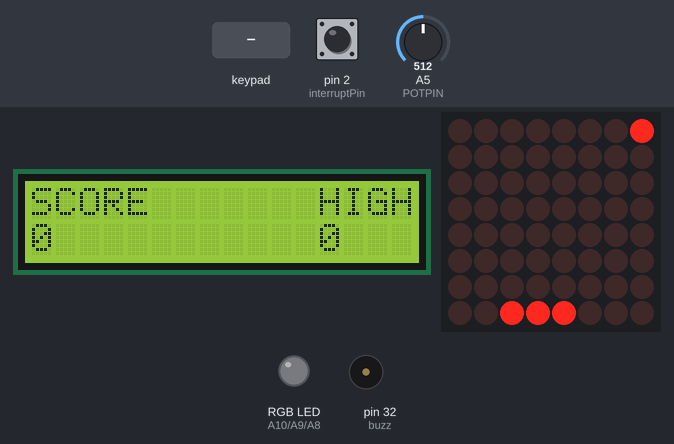
Bench run of a sketch on a simulated Arduino Mega 2560, built with avr-gcc and run on an emulated ATmega2560. On the bench: 16×2 character LCD, 8×8 LED matrix, an RGB LED mixed from three pins (HIGH = lit), buzzer (waves = sounding, pin HIGH). Dashed ring = blinking. The test bench sets the inputs (shaded band); at power-on: pin 2 (interruptPin) HIGH, A5 (POTPIN) = 512. Random numbers use the default seed unless the sketch sets one; what the sketch prints to the serial monitor is not drawn.

Above: at 1.2 s.
1.3 s: key '1' pressed
At 3.4 s:
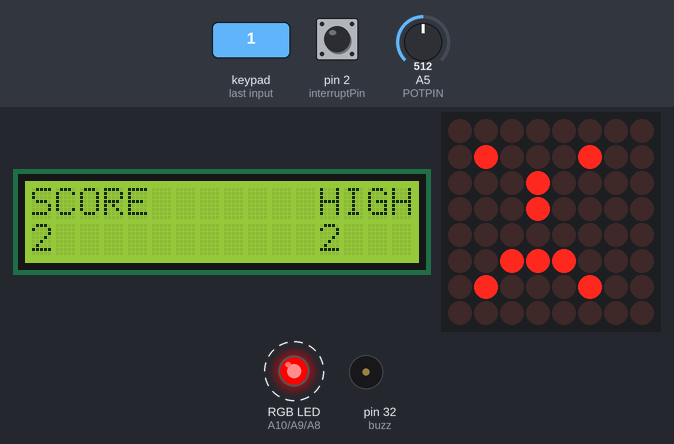
3.5 s: pin 2 (interruptPin) pulled LOW for 3.2 s
7.3 s: A5 (POTPIN) set to 416
10.3 s: A5 (POTPIN) set to 391
At 10.86 s:
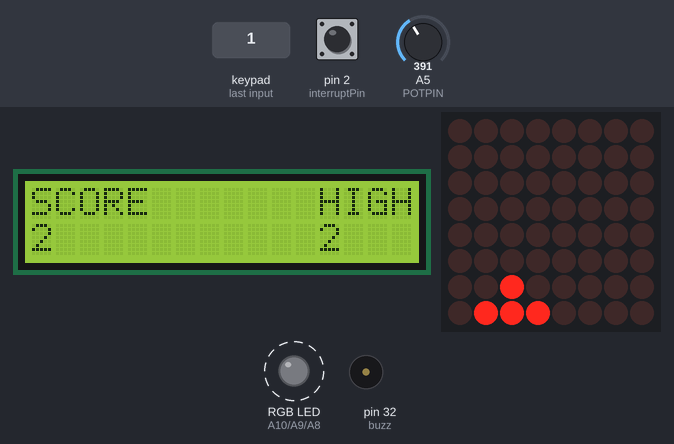
12.5 s: pin 2 (interruptPin) pulled LOW for 0.15 s
At 12.78 s:
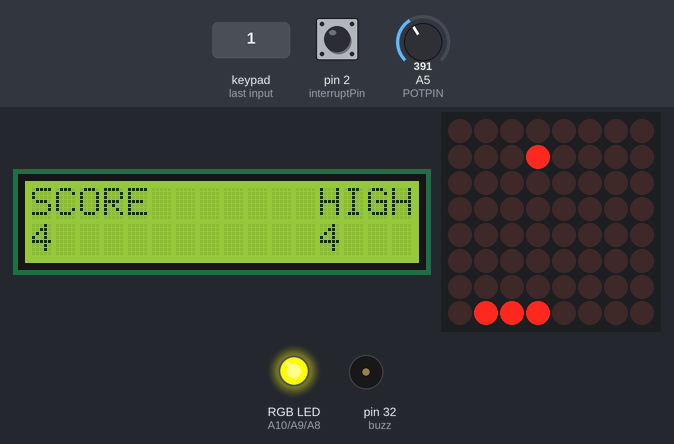
13.2 s: keypad keys 2 6 2 7 2 8 2 9 pressed 0.4 s apart
At 14.28 s:
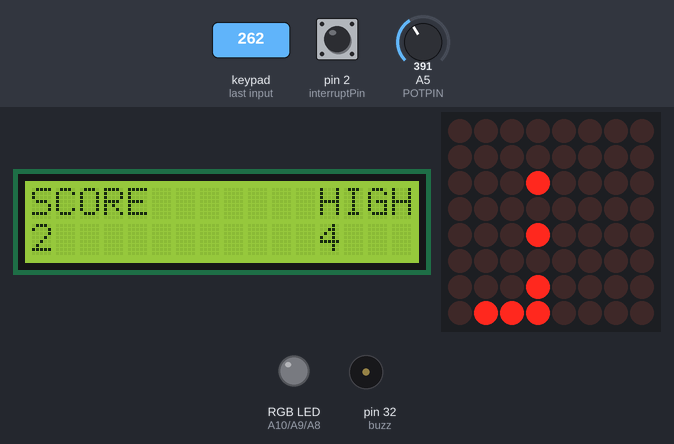
Timing chart, 0 to 48.3 s (numbered marks = the images above; inputs shaded):
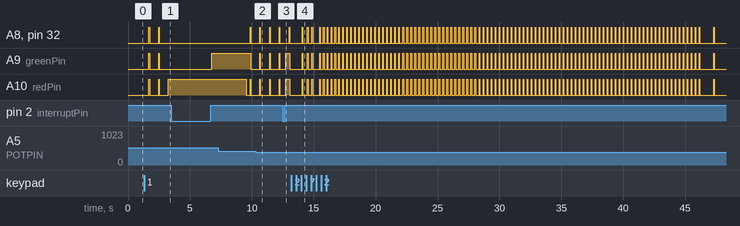

Measured:
- after the input at 1.3 s, A8 (bluePin), A9 (greenPin), pin 32 (buzz): alternates HIGH for 0.05 s and LOW for 0.74 s, starting after 0.39 s; A10 (redPin): alternates HIGH for 0.05 s and LOW for 0.72 s, starting after 0.39 s
- after the input at 3.5 s, A9 (greenPin): LOW → HIGH after 3.3 s
- after the input at 12.5 s, A8 (bluePin), pin 32 (buzz): LOW → HIGH after 0.53 s, → LOW 0.05 s later; A9 (greenPin): LOW → HIGH after 0.23 s, → LOW 0.35 s later

The sketch:

la_fin_pong.ino
```cpp
#include "LedControl.h" // Import the LedControl library for controlling the LED matrix display
#include "Timer.h" // Import the Timer library
#include <Keypad.h> // Import the Keypad library
#include <LiquidCrystal_I2C.h> // Import the LiquidCrystal_I2C library

#define POTPIN A5 // Define the pin for the potentiometer
#define PADSIZE 3 // Define the size of the pad
#define GAME_DELAY 10 // Define the game delay in milliseconds
#define BOUNCE_VERTICAL 1 // Define the vertical bounce direction
#define BOUNCE_HORIZONTAL -1 // Define the horizontal bounce direction
#define NEW_GAME_ANIMATION_SPEED 50 // Define the speed of the new game animation
#define HIT_NONE 0 // Define the hit status as none
#define HIT_CENTER 1 // Define the hit status as center
#define HIT_LEFT 2 // Define the hit status as left
#define HIT_RIGHT 3 // Define the hit status as right
//#define DEBUG 1 // Commented out line, when uncommented will allow debug output through Serial monitor

int buzz = 32; // Define the pin for the buzzer

// Create an instance of the LiquidCrystal_I2C class with the I2C address 0x27, 16 columns, and 2 rows
LiquidCrystal_I2C lcd(0x27, 16, 2);

// Define the interrupt pin
const byte interruptPin = 2;

int BALL_DELAY = 300; // Define the ball delay in milliseconds
int redPin = A10; // Define the red pin
int greenPin = A9; // Define the green pin
int bluePin = A8; // Define the blue pin
int score = 0; // Define the initial score as 0
int high = 0; // Define the initial high score as 0

const byte ROWS = 4; // Define the number of rows on the keypad
const byte COLS = 4; // Define the number of columns on the keypad

// Define a 4x4 keypad array
char keys[ROWS][COLS] = {
  {'1','2','3','A'},
  {'4','5','6','B'},
  {'7','8','9','C'},
  {'*','0','#','D'}
};

// Define an array of row pins for the keypad
byte rowPins[ROWS] = {26, 27, 28, 29};
// Define an array of column pins for the keypad
byte colPins[COLS] = {25, 24, 23, 22};
// Create an instance of the Keypad class with the keypad array, row pins, column pins, number of rows, and number of columns
Keypad keypad = Keypad(makeKeymap(keys), rowPins, colPins, ROWS, COLS);

// Define the byte arrays for the sad and smiley face sprites
byte sad[] = {
  B00000000,
  B01000100,
  B00010000,
  B00010000,
  B00000000,
  B00111000,
  B01000100,
  B00000000
};
byte smile[] = {
  B00000000,
  B01000100,
  B00010000,
  B00010000,
  B00010000,
  B01000100,
  B00111000,
  B00000000
};

// Create an instance of the Timer class
Timer timer;
LedControl lc = LedControl(12,11,10,1);   // creates an instance of the LedControl class with parameters for the DIN, CLK, and CS pins, as well as the number of LED matrix displays

byte direction;   // initializes a variable to store the direction of the ball movement, with 0 being north
int xball;   // initializes a variable to store the x-coordinate of the ball
int yball;   // initializes a variable to store the y-coordinate of the ball
int yball_prev;   // initializes a variable to store the previous y-coordinate of the ball
byte xpad;   // initializes a variable to store the x-coordinate of the pad
int ball_timer;   // initializes a variable to store the time since the ball was last moved

void setSprite(byte *sprite){   // defines a function that takes a pointer to an array of bytes as an argument
    for(int r = 0; r < 8; r++){   // iterates through the rows of the LED matrix
        lc.setRow(0, r, sprite[r]);   // sets the LEDs in the current row to the values specified in the sprite array
    }
}

void newGame() {   // defines a function to initialize a new game
    lc.clearDisplay(0);   // clears the LED matrix
    xball = random(1, 7);   // generates a random x-coordinate for the ball between 1 and 6
    yball = 1;   // sets the y-coordinate of the ball to 1
    direction = random(3, 6);   // generates a random direction for the ball between 3 and 5 (southward)
    for(int r = 0; r < 8; r++){   // iterates through the rows of the LED matrix
        for(int c = 0; c < 8; c++){   // iterates through the columns of the LED matrix
            lc.setLed(0, r, c, HIGH);   // sets the LED at the current row and column to "on"
            delay(NEW_GAME_ANIMATION_SPEED);   // pauses for a short duration to create an animation effect
        }
    }
    setSprite(smile);   // sets the sprite to a smiley face
    delay(1500);   // pauses for a short duration
    lc.clearDisplay(0);   // clears the LED matrix
}

void setPad() {   // defines a function to set the position of the pad based on an analog input
    xpad = map(analogRead(POTPIN), 0, 1020, 8 - PADSIZE, 0);   // maps the value of the analog input to a position on the LED matrix
}

void debug(const char* desc){   // defines a function to print debug information to the serial monitor
#ifdef DEBUG   // checks if the DEBUG macro is defined
    Serial.print(desc);   // prints the description of the debug information
    Serial.print(" XY: ");   // prints the x- and y-coordinates of the ball
    Serial.print(xball);
    Serial.print(", ");
    Serial.print(yball);
    Serial.print(" XPAD: ");   // prints the x-coordinate of the pad
    Serial.print(xpad);
    Serial.print(" DIR: ");   // prints the direction of the ball movement
    Serial.println(direction);
#endif
}

// Function to check if the ball has hit a wall and needs to bounce back
int checkBounce() {
    // If the ball is at any edge of the screen, set the bounce direction
    if(!xball || !yball || xball == 7 || yball == 6){
        // Set the bounce direction based on whether the ball hit a horizontal or vertical wall
        int bounce = (yball == 0 || yball == 6) ? BOUNCE_HORIZONTAL : BOUNCE_VERTICAL;
#ifdef DEBUG
        // Print debug information if DEBUG is defined
        debug(bounce == BOUNCE_HORIZONTAL ? "HORIZONTAL" : "VERTICAL");
#endif
        // Return the bounce direction
        return bounce;
    }
    // If the ball hasn't hit a wall, return 0
    return 0;
}

// Function to check if the ball has hit the paddle and where it hit
int getHit() {
    // If the ball hasn't hit the paddle, return HIT_NONE
    if(yball != 6 || xball < xpad || xball > xpad + PADSIZE){
        return HIT_NONE;
    }
    // If the ball hit the center of the paddle, return HIT_CENTER
    if(xball == xpad + PADSIZE / 2){
        return HIT_CENTER;
    }
    // If the ball hit the left or right side of the paddle, return HIT_LEFT or HIT_RIGHT respectively
    return xball < xpad + PADSIZE / 2 ? HIT_LEFT : HIT_RIGHT;
}

// Function to check if the ball has gone past the paddle and the game is over
bool checkLoose() {
    // If the ball has reached the bottom of the screen and didn't hit the paddle, return true
    return yball == 6 && getHit() == HIT_NONE;
}

// Function to move the ball
void moveBall() {
    debug("MOVE");
    int bounce = checkBounce();
    if(bounce) {
        switch(direction){
            case 0:
                direction = 4;
            break;
            case 1:
                direction = (bounce == BOUNCE_VERTICAL) ? 7 : 3;
            break;
            case 2:
                direction = 6;
            break;
            case 6:
                direction = 2;
            break;
            case 7:
                direction = (bounce == BOUNCE_VERTICAL) ? 1 : 5;
            break;
            case 5:
                direction = (bounce == BOUNCE_VERTICAL) ? 3 : 7;
            break;
            case 3:
                direction = (bounce == BOUNCE_VERTICAL) ? 5 : 1;
            break;
            case 4:
                direction = 0;
            break;
        }
        debug("->");
    }

    // Check hit: modify direction is left or right
    switch(getHit()){
        case HIT_LEFT:
            if(direction == 0){
                direction =  7;
            } else if (direction == 1){
                direction = 0;
            }
        break;
        case HIT_RIGHT:
            if(direction == 0){
                direction = 1;
            } else if(direction == 7){
                direction = 0;
            }
        break;
    }

    // Check orthogonal directions and borders ...
    if((direction == 0 && xball == 0) || (direction == 4 && xball == 7)){
        direction++;
    }
    if(direction == 0 && xball == 7){
        direction = 7;
    }
    if(direction == 4 && xball == 0){
        direction = 3;
    }
    if(direction == 2 && yball == 0){
        direction = 3;
    }
    if(direction == 2 && yball == 6){
        direction = 1;
    }
    if(direction == 6 && yball == 0){
        direction = 5;
    }
    if(direction == 6 && yball == 6){
        direction = 7;
    }

    // "Corner" case
    if(xball == 0 && yball == 0){
        direction = 3;
    }
    if(xball == 0 && yball == 6){
        direction = 1;
    }
    if(xball == 7 && yball == 6){
        direction = 7;
    }
    if(xball == 7 && yball == 0){
        direction = 5;
    }

    yball_prev = yball;
    if(2 < direction && direction < 6) {
        yball++;
    } else if(direction != 6 && direction != 2) {
        yball--;
    }
    if(0 < direction && direction < 4) {
        xball++;
    } else if(direction != 0 && direction != 4) {
        xball--;
    }
    xball = max(0, min(7, xball));
    yball = max(0, min(6, yball));
    debug("AFTER MOVE");
}

void gameOver() {
    setSprite(sad); // Set the sprite to a sad face
    delay(1500); // Wait for 1.5 seconds
    lc.clearDisplay(0); // Clear the display of the LED matrix
}

void drawGame() {
    if(yball_prev != yball){ // Check if the previous ball position is different from the current one
        lc.setRow(0, yball_prev, 0); // If yes, clear the previous position of the ball on the LED matrix
    }
    lc.setRow(0, yball, byte(1 << (xball))); // Draw the current position of the ball on the LED matrix
    byte padmap = byte(0xFF >> (8 - PADSIZE) << xpad) ; // Create a bit map for the paddle based on its size and position

#ifdef DEBUG
    //Serial.println(padmap, BIN); // If the DEBUG macro is defined, print the bit map for the paddle in binary format
#endif
    lc.setRow(0, 7, padmap); // Draw the paddle on the LED matrix
}

void setup() {
  Serial.begin(9600); // Initialize the serial communication with a baud rate of 9600
  lcd.begin(); // Initialize the LCD screen
  lcd.backlight(); // Turn on the backlight of the LCD screen
  lcd.home(); // Set the cursor of the LCD screen to the home position
  lcd.print("Hello, world!"); // Display "Hello, world!" on the LCD screen

  pinMode(redPin,OUTPUT) ; // Set the red pin as an output pin
  pinMode(greenPin, OUTPUT); // Set the green pin as an output pin
  pinMode(bluePin, OUTPUT); // Set the blue pin as an output pin
  pinMode(buzz, OUTPUT); // Set the buzzer pin as an output pin

  pinMode(POTPIN, INPUT); // Set the potentiometer pin as an input pin

  lc.shutdown(0,false); // Wake up the LED matrix from the shutdown mode
  // Set the brightness to a medium values
  lc.setIntensity(0, 8);
  // and clear the display
  lc.clearDisplay(0); // Clear the display of the LED matrix

  randomSeed(analogRead(0)); // Seed the random number generator with an analog value from pin 0

#ifdef DEBUG
  Serial.begin(9600); // If the DEBUG macro is defined, initialize the serial communication with a baud rate of 9600
  Serial.println("Pong"); // If the DEBUG macro is defined, print "Pong" to the serial monitor
#endif

  pinMode(interruptPin,INPUT_PULLUP); // Set the interrupt pin as an input pin with a pull-up resistor enabled
  attachInterrupt(digitalPinToInterrupt(interruptPin), ouch, RISING); // Attach an interrupt to the interrupt pin with the rising edge trigger and call the "ouch" function
}

void loop() {
    timer.update();

    // Move pad
      setPad();
      #ifdef DEBUG
        Serial.println(xpad);
      #endif

    // Update screen
       drawGame();

    if(checkLoose()) {
        setcolor(255, 0, 0); // Red Color
        debug("LOOSE");
        score = 0;
        gameOver();
        newGame();
        setcolor(0, 255, 0); // Green Color
        show_score();
    }
    // check if there's user pressing the keypad
    char key = keypad.getKey();
    // set the BALL_DELAY time to 50, 100, 200, 300 millisec
      if (key == '1') {
        BALL_DELAY = 50;
        Serial.println("Ball speed = 50%");
        ball_timer = timer.every(BALL_DELAY, moveBall);
      }
      else if (key == '2') {
        BALL_DELAY = 100;
        Serial.println("Ball speed = 100%");
        ball_timer = timer.every(BALL_DELAY, moveBall);
      }
      else if (key == '3') {
        BALL_DELAY = 200;
        Serial.println("Ball speed = 200%");
        ball_timer = timer.every(BALL_DELAY, moveBall);
      }
      else if (key == 'A') {
        BALL_DELAY = 300;
        Serial.println("Ball speed = 300%");
        ball_timer = timer.every(BALL_DELAY, moveBall);
      }
    delay(GAME_DELAY);
    // show score to the lcd display
    show_score();
    Serial.println(getHit());
    // if the pad getting hit, the light will be turned on
    turn_on_light();
}

// show score function - current score and HIGH score
void show_score() {

  if (getHit() != 0) {
    score++;
  }

  if (score > high) {
    high = score;
  }

  lcd.clear();
  lcd.home();
  lcd.print("SCORE");
  lcd.setCursor(0, 1);
  lcd.print(score);
  lcd.setCursor(12, 0);
  lcd.print("HIGH");
  lcd.setCursor(12, 1);
  lcd.print(high);
}
// interrupt button- if the user pressing the tact button, the game will be reset
void ouch(){
  // debouncing the button
  static unsigned long last_interrupt_time = 0;
  unsigned long interrupt_time = millis();
  // If interrupts come faster than 200ms, assume it's a bounce and ignore
  if (interrupt_time - last_interrupt_time > 200)
  {
    newGame();
    delay(GAME_DELAY);
    Serial.println("interrupt is called");
    score = 0;
    turn_on_light();
    setcolor(236, 220, 71); // Yellow Color
    delay(500) ;
   }
  last_interrupt_time = interrupt_time;
}
// function for setting the RGB led
void setcolor(int redValue, int greenValue, int blueValue){
analogWrite (redPin, redValue);
analogWrite(greenPin, greenValue);
analogWrite(bluePin, blueValue);
}
// If the ball hit the pad, the light will emit the white light and beep-beep sound
void turn_on_light(){
  if (getHit() == 1 | getHit() == 2 | getHit() == 3) {
    setcolor(255, 255, 255); // White Color
    digitalWrite(buzz, HIGH);
    delay(50) ;
    setcolor(0, 0, 0); // No Color
    digitalWrite(buzz ,LOW);
    delay(50) ;
  }
}
```
